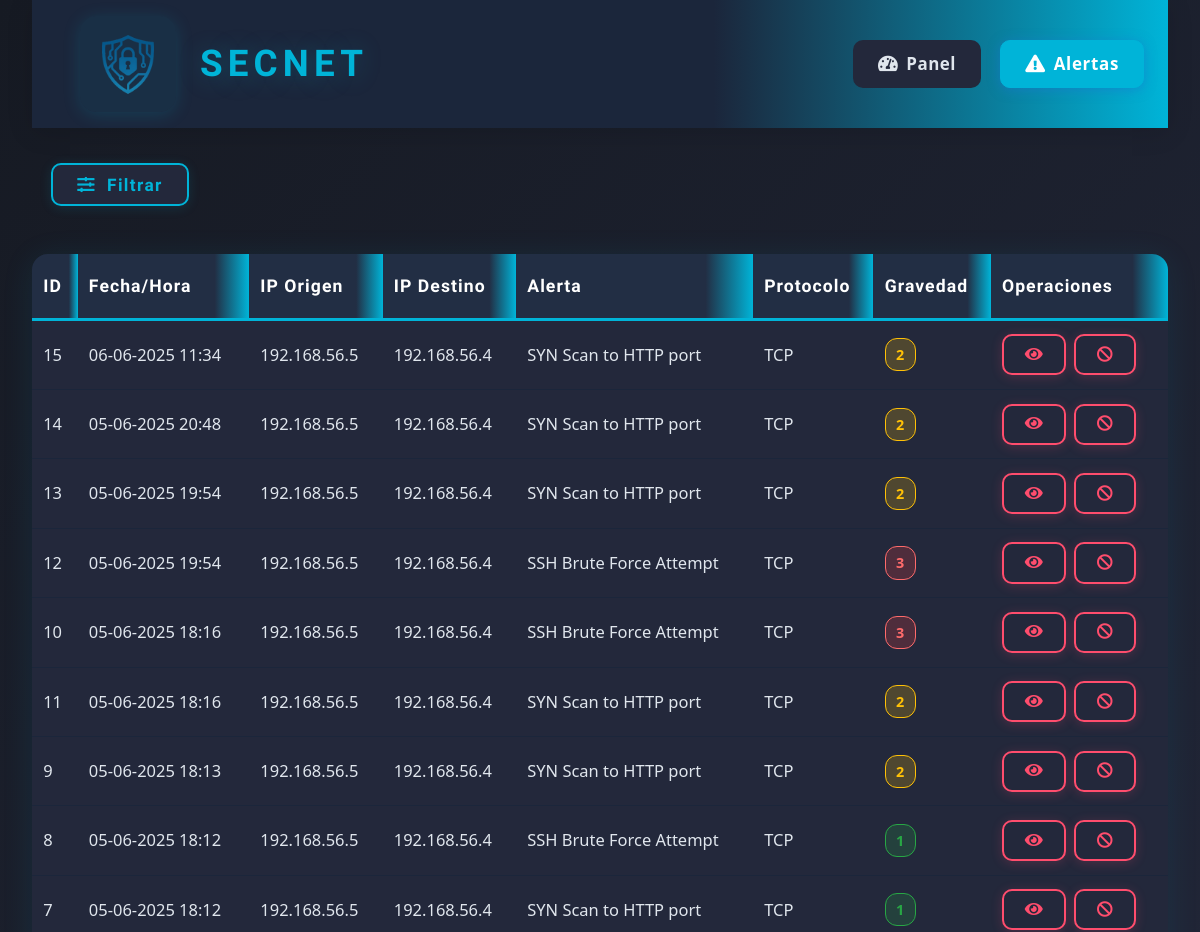
Page /web-interface/alerts.php (upper part) on the earlier database version.
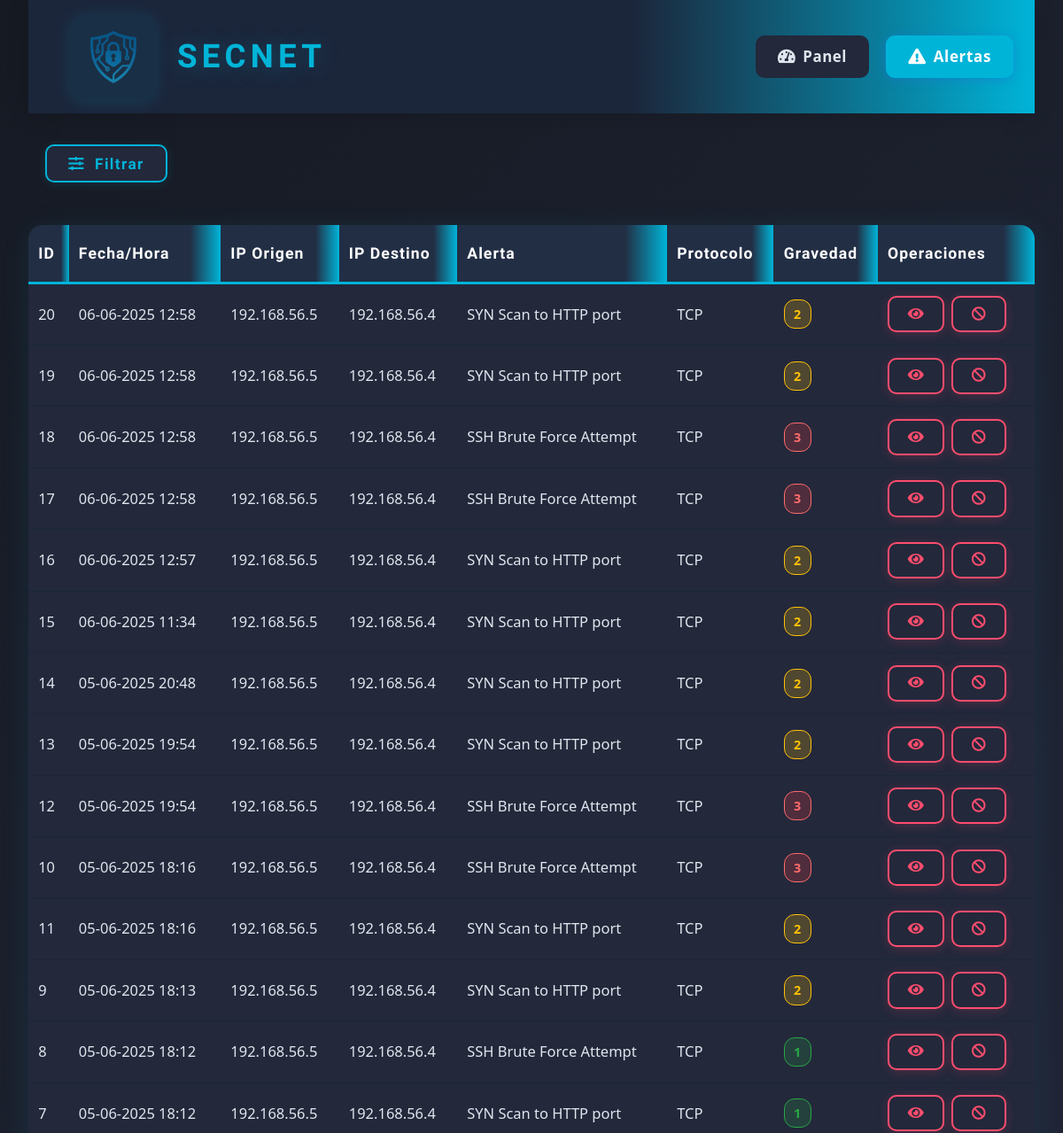
Same page on the later database version.
### tables this page shows
CREATE TABLE alerts (
        id INTEGER PRIMARY KEY AUTOINCREMENT,
        timestamp TEXT,
        source_ip TEXT,
        source_port TEXT,
        destination_ip TEXT,
        dest_port TEXT,
        alert_message TEXT,
        severity INTEGER,
        protocol TEXT,
        action_taken TEXT,
        raw_data TEXT
    );

### web-interface/alerts.php (the view, shortened to what this page needs)
<!DOCTYPE html>
<html lang="es">
<head>
    <link rel="stylesheet" href="css/style.css">
    <link rel="stylesheet" href="https://cdnjs.cloudflare.com/ajax/libs/font-awesome/5.15.3/css/all.min.css">
</head>
<body>
    <div class="container">
        <header>
            <div class="logo-container">
                <a href="index.php" style="display:flex;align-items:center;text-decoration:none;">
                    <img src="assets/logo.png" alt="Logo">
                    <h1 style="font-family: 'Orbitron', sans-serif;">SecNet</h1>
                </a>
            </div>
            <nav>
                <ul>
                    <li><a href="index.php"><i class="fas fa-tachometer-alt"></i> Panel</a></li>
                    <li><a href="alerts.php" class="active"><i class="fas fa-exclamation-triangle"></i> Alertas</a></li>
                </ul>
            </nav>
        </header>
        <main>
            <section class="alerts-section">
                <button id="toggleFiltersBtn" class="filter-button" type="button" style="margin-bottom:1.2rem;"><i class="fas fa-sliders-h"></i> Filtrar</button>
                <div class="alerts-table">
                    <table class="tech-table">
                        <thead>
                            <tr>
                                <th>ID</th>
                                <th>Fecha/Hora</th>
                                <th>IP Origen</th>
                                <th>IP Destino</th>
                                <th>Alerta</th>
                                <th>Protocolo</th>
                                <th>Gravedad</th>
                                <th>Operaciones</th>
                            </tr>
                        </thead>
                        <tbody id="alertsTableBody">
                            <?php
                            $db = new SQLite3('/var/www/html/database/alerts.db');
                            $db->exec("PRAGMA timezone = 'Europe/Madris'");
                            $offset = isset($_GET['offset']) ? intval($_GET['offset']) : 0;
                            $limit = 30;
                            $query = "SELECT * FROM alerts WHERE 1=1";
                            $query .= " ORDER BY timestamp DESC LIMIT $limit OFFSET $offset";
                            $stmt = $db->prepare($query);
                            $results = $stmt->execute();
                            while ($row = $results->fetchArray(SQLITE3_ASSOC)) {
                                echo '<tr>';
                                echo '<td>' . $row['id'] . '</td>';
                                $date = new DateTime($row['timestamp'], new DateTimeZone('UTC'));
                                $date->setTimezone(new DateTimeZone('Europe/Madrid'));
                                echo '<td data-timestamp="' . strtotime($row['timestamp']) . '">' . $date->format('d-m-Y H:i') . '</td>';
                                echo '<td>' . htmlspecialchars($row['source_ip']) . '</td>';
                                echo '<td>' . htmlspecialchars($row['destination_ip']) . '</td>';
                                echo '<td>' . htmlspecialchars($row['alert_message']) . '</td>';
                                echo '<td>' . htmlspecialchars($row['protocol']) . '</td>';
                                echo '<td><span class="gravedad-badge gravedad-' . (int)$row['severity'] . '">' . $row['severity'] . '</span></td>';
                                echo '<td>';
                                echo '<button class="action-btn alerta details-button" onclick="viewAlertDetails(' . $row['id'] . ')"><i class="fas fa-eye"></i></button> ';
                                echo '<button class="action-btn alerta block-button" onclick="blockIP(\'' . htmlspecialchars($row['source_ip']) . '\')"><i class="fas fa-ban"></i></button>';
                                echo '</td>';
                                echo '</tr>';
                            }
                            ?>
                        </tbody>
                    </table>
                </div>
            </section>
        </main>
    </div>
</body>
</html>

Differences in the rows shown:
added alerts: id "20", timestamp "06-06-2025 12:58", source_ip "192.168.56.5", destination_ip "192.168.56.4", alert_message "SYN Scan to HTTP port", protocol "TCP", severity "2"
added alerts: id "19", timestamp "06-06-2025 12:58", source_ip "192.168.56.5", destination_ip "192.168.56.4", alert_message "SYN Scan to HTTP port", protocol "TCP", severity "2"
added alerts: id "18", timestamp "06-06-2025 12:58", source_ip "192.168.56.5", destination_ip "192.168.56.4", alert_message "SSH Brute Force Attempt", protocol "TCP", severity "3"
added alerts: id "17", timestamp "06-06-2025 12:58", source_ip "192.168.56.5", destination_ip "192.168.56.4", alert_message "SSH Brute Force Attempt", protocol "TCP", severity "3"
added alerts: id "16", timestamp "06-06-2025 12:57", source_ip "192.168.56.5", destination_ip "192.168.56.4", alert_message "SYN Scan to HTTP port", protocol "TCP", severity "2"
